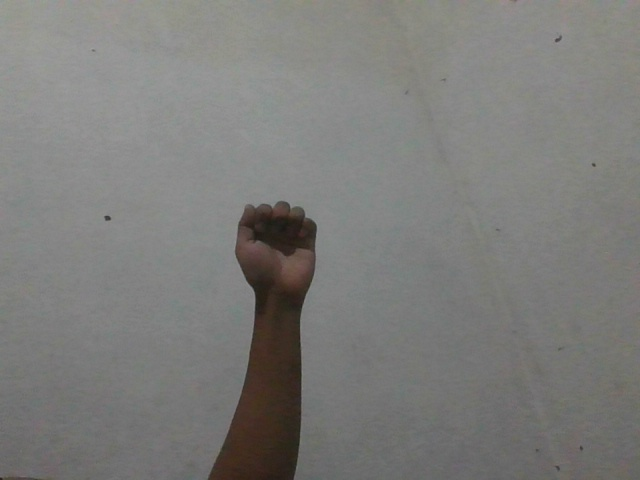
#> input picture dataset/0/gesture_0_20250521_040949_916399.jpg, 640 x 480 px; its folder holds only this picture in this run
$ python finger_counter.py
#> lines starting #> are read from the running program, lines starting #| are printed output that depends on the picture; after the words box and inside, x2 and y2 are one past the last pixel; in counts of white or black regions, pixels touching at a corner belong together; long printed decimals are rounded
# Import library yang dibutuhkan
import cv2
import numpy as np
import os
import pandas as pd
from datetime import datetime

class FeatureExtractor:
    def __init__(self):
        # Set base path untuk dataset
        self.base_path = os.path.join(os.path.dirname(os.path.dirname(os.path.abspath(__file__))), "dataset")

        # Set path untuk menyimpan hasil
        self.output_path = os.path.join(os.path.dirname(os.path.dirname(os.path.abspath(__file__))), "processed_data")
        if not os.path.exists(self.output_path):
            os.makedirs(self.output_path)

        # Buat folder untuk gambar preprocessing
        self.preprocess_path = os.path.join(self.output_path, "preprocessed_images")
        if not os.path.exists(self.preprocess_path):
            os.makedirs(self.preprocess_path)

        # Parameter untuk pemrosesan gambar
        self.image_size = (224, 224)  # Ukuran standar untuk normalisasi
        self.blur_value = 15
        self.threshold_value = 200  # 127 Nilai threshold yang lebih tinggi untuk mengatasi bayangan

        # Validasi folder dataset
        if not os.path.exists(self.base_path):
            raise IOError("Folder dataset tidak ditemukan")

        # List untuk menyimpan hasil ekstraksi fitur
        self.features_data = []

    # fungsi untuk mengolah gambar ketika ada putih yang muncul tapi di sekitarnya tidak ada putih lainnya maka di buat hitam
    # tujuannya untuk mengurangi noise pada gambar,  sehingga hanya bagian tangan yang terlihat
    # nanti akan di panggil setelah adaptive threshold
    def remove_noise(self, thresh):
        """Hapus noise kecil pada gambar threshold"""
        # Temukan kontur
        contours, _ = cv2.findContours(thresh, cv2.RETR_EXTERNAL, cv2.CHAIN_APPROX_SIMPLE)

        # Buat mask untuk menghapus noise
        mask = np.zeros_like(thresh)

        # Tentukan area minimum untuk kontur yang valid
        min_area = 75

        # Filter kontur berdasarkan area dan gambar hanya kontur besar pada mask
        for contour in contours:
            area = cv2.contourArea(contour)
            if area > min_area:
                cv2.drawContours(mask, [contour], 0, 255, -1)

        # Kembalikan hasil dengan hanya kontur yang valid
        return mask

    # Fungsi untuk preprocessing gambar resize, grayscale, blur, dan adaptive threshold
    def detect_wrist_and_crop(self, cleaned):
        """Deteksi pergelangan tangan dan crop gambar dari pergelangan ke ujung jari
           Menganggap semua piksel putih sebagai bagian dari tangan"""
        # Cari semua piksel putih dalam gambar
        white_pixels = np.where(cleaned == 255)

        # Jika tidak ada piksel putih, kembalikan gambar asli
        if len(white_pixels[0]) == 0:
            return cleaned

        # Temukan batas atas (ujung jari) dan batas bawah (pergelangan tangan)
        highest_y = np.min(white_pixels[0])  # Nilai y terkecil (ujung jari)
        lowest_y = np.max(white_pixels[0])   # Nilai y terbesar (pergelangan tangan)

        # Tambahkan sedikit padding
        padding = 10
        highest_y = max(0, highest_y - padding)
        lowest_y = min(cleaned.shape[0] - 1, lowest_y + padding)

        # Buat gambar hasil crop dari pergelangan ke ujung jari
        # Crop berdasarkan koordinat y saja, pertahankan lebar penuh
        cropped = cleaned[highest_y:lowest_y + 1, 0:cleaned.shape[1]]

        return cropped

    # [45 lines left out: function detect_wrist_horizontal, not called in this run]

    def preprocess_image(self, frame):
        """Preprocessing gambar: resize, grayscale, threshold"""
        # Resize gambar
        frame = cv2.resize(frame, self.image_size)

        # Konversi ke grayscale
        gray = cv2.cvtColor(frame, cv2.COLOR_BGR2GRAY)

        # Aplikasikan blur untuk mengurangi noise
        blur = cv2.GaussianBlur(gray, (self.blur_value, self.blur_value), 0) # 0 untuk

        # Aplikasikan adaptive threshold untuk mengatasi masalah pencahayaan
        thresh = cv2.adaptiveThreshold(
            blur,
            255,
            cv2.ADAPTIVE_THRESH_MEAN_C,
            cv2.THRESH_BINARY_INV,
            11,  # Block size
            6    # Constant subtracted from mean
        )

        # Hapus noise kecil
        cleaned = self.remove_noise(thresh)

        # Deteksi pergelangan tangan dan crop gambar secara vertikal (tinggi)
        cropped_upperlimb = self.detect_wrist_and_crop(cleaned)

        # Deteksi pergelangan tangan secara horizontal (lebar) dan crop lagi
        cropped_hand = self.detect_wrist_horizontal(cropped_upperlimb)

        return cropped_hand

    # Fungsi untuk ekstrak fitur dari gambar cropped hand
    def get_features(self, thresh):
        """Ekstrak fitur dari gambar cropped hand secara manual tanpa cv2 atau np"""
        try:
            # Memastikan gambar tidak kosong
            if thresh is None or len(thresh) == 0:
                return None, None, [0, 0, 0, 0, 0, 0]

            # Fitur-fitur yang akan diekstrak
            features = []

            # Dapatkan dimensi gambar
            height, width = thresh.shape if hasattr(thresh, 'shape') else (len(thresh), len(thresh[0]))

            # Mencari semua piksel putih
            white_pixels = []
            for y in range(height):
                for x in range(width):
                    if thresh[y][x] == 255:  # Piksel putih
                        white_pixels.append((x, y))

            # Jika tidak ada piksel putih, kembalikan nilai default
            if not white_pixels:
                return None, None, [0, 0, 0, 0, 0, 0]

            # 1. Estimasi jumlah jari berdasarkan clustering piksel
            n_fingers = self.estimate_fingers_count(white_pixels, height, width)
            features.append(n_fingers)

            # 2. Hitung rasio area: tinggi vs lebar dari bounding box
            min_x, max_x, min_y, max_y = self.find_bounding_box(white_pixels)
            box_width = max_x - min_x + 1
            box_height = max_y - min_y + 1

            # Aspect ratio: lebar/tinggi
            aspect_ratio = float(box_width) / box_height if box_height > 0 else 0
            features.append(aspect_ratio)

            # 3. Hitung rasio area
            convex_hull = self.create_simple_convex_hull(white_pixels)
            hull_area = self.calculate_polygon_area(convex_hull)
            hand_area = len(white_pixels)

            # Rasio area: piksel tangan / area convex hull
            area_ratio = hand_area / hull_area if hull_area > 0 else 0
            features.append(area_ratio)

            # 4 & 5. Mean distance dan standar deviasi
            mean_distance, std_dev, density = self.calculate_pixel_distribution(white_pixels, height, width)
            features.append(mean_distance)
            features.append(std_dev)

            # 6. Kepadatan piksel
            features.append(density)


            # Buat representasi kontur dan hull untuk visualisasi
            visual_contour = self.create_visual_contour(white_pixels)
            visual_hull = self.create_visual_contour(convex_hull)

            return visual_contour, visual_hull, features

        except Exception as e:
            print(f"Error dalam ekstraksi fitur manual: {str(e)}")
            import traceback
            traceback.print_exc()
            return None, None, [0, 0, 0, 0, 0, 0]

    # Fungsi untuk menyimpan gambar debug dengan visualisasi
    def save_debug_image(self, original, thresh, contour, hull, features, label, filename):
        """Simpan gambar debug dengan visualisasi"""
        try:
            # Resize dan konversi semua gambar ke BGR (3 channel) dengan ukuran yang sama
            original_resized = cv2.resize(original, self.image_size)

            # Konversi grayscale ke BGR untuk visualisasi
            original_gray = cv2.cvtColor(original_resized, cv2.COLOR_BGR2GRAY)
            original_gray_bgr = cv2.cvtColor(original_gray, cv2.COLOR_GRAY2BGR)

            # Proses blur
            original_blur = cv2.GaussianBlur(original_gray, (self.blur_value, self.blur_value), 0)
            original_blur_bgr = cv2.cvtColor(original_blur, cv2.COLOR_GRAY2BGR)

            # Proses threshold
            original_thresh = cv2.adaptiveThreshold(
                original_blur,
                255,
                cv2.ADAPTIVE_THRESH_MEAN_C,
                cv2.THRESH_BINARY_INV,
                11,  # Block size
                6    # Constant subtracted from mean
            )
            original_thresh_bgr = cv2.cvtColor(original_thresh, cv2.COLOR_GRAY2BGR)

            # Aplikasikan remove noise
            cleaned_thresh = self.remove_noise(original_thresh)
            cleaned_thresh_bgr = cv2.cvtColor(cleaned_thresh, cv2.COLOR_GRAY2BGR)

            # Aplikasikan crop tangan vertikal (tinggi)
            cropped_upperlimb = self.detect_wrist_and_crop(cleaned_thresh)
            # Resize kembali agar sesuai dengan ukuran gambar lain untuk visualisasi
            cropped_upperlimb_resized = cv2.resize(cropped_upperlimb, self.image_size)
            cropped_upperlimb_bgr = cv2.cvtColor(cropped_upperlimb_resized, cv2.COLOR_GRAY2BGR)

            # Aplikasikan crop tangan horizontal (lebar)
            cropped_hand = self.detect_wrist_horizontal(cropped_upperlimb)
            # Resize kembali agar sesuai dengan ukuran gambar lain untuk visualisasi
            cropped_hand_resized = cv2.resize(cropped_hand, self.image_size)
            cropped_hand_bgr = cv2.cvtColor(cropped_hand_resized, cv2.COLOR_GRAY2BGR)

            # Buat debug image dengan kontur
            # Pastikan semua gambar memiliki ukuran yang sama
            thresh_resized = cv2.resize(thresh, self.image_size)
            debug = cv2.cvtColor(thresh_resized, cv2.COLOR_GRAY2BGR)

            if contour is not None and hull is not None:
                # Skalakan kontur ke ukuran gambar baru
                scale_x = self.image_size[0] / float(thresh.shape[1])
                scale_y = self.image_size[1] / float(thresh.shape[0])

                # Skalakan kontur
                scaled_contour = np.array([[[int(pt[0][0] * scale_x), int(pt[0][1] * scale_y)]] for pt in contour])
                scaled_hull = np.array([[[int(pt[0][0] * scale_x), int(pt[0][1] * scale_y)]] for pt in hull])

                cv2.drawContours(debug, [scaled_contour], -1, (0, 255, 0), 2)
                cv2.drawContours(debug, [scaled_hull], -1, (0, 0, 255), 2)

            # Gabungkan semua gambar
            top_row = np.hstack((
                original_resized,      # Gambar resized asli
                original_gray_bgr,     # Hasil grayscale
                original_blur_bgr,     # Hasil blur
                original_thresh_bgr,   # Hasil threshold
                cleaned_thresh_bgr,    # Hasil penghapusan noise
                cropped_upperlimb_bgr, # Hasil crop vertikal (tinggi)
                cropped_hand_bgr,      # Hasil crop horizontal (lebar)
                debug                  # Hasil final dengan kontur
            ))

            # Tambahkan label dan informasi
            # Posisikan teks di gambar asli
            cv2.putText(top_row, f'Original', (10, 20),
                    cv2.FONT_HERSHEY_SIMPLEX, 0.5, (255, 255, 255), 1)

            # Posisikan teks di gambar grayscale
            x_offset = self.image_size[0]
            cv2.putText(top_row, f'Grayscale', (x_offset + 10, 20),
                    cv2.FONT_HERSHEY_SIMPLEX, 0.5, (255, 255, 255), 1)

            # Posisikan teks di gambar blur
            x_offset = self.image_size[0] * 2
            cv2.putText(top_row, f'Blur', (x_offset + 10, 20),
                    cv2.FONT_HERSHEY_SIMPLEX, 0.5, (255, 255, 255), 1)

            # Posisikan teks di gambar threshold
            x_offset = self.image_size[0] * 3
            cv2.putText(top_row, f'Threshold', (x_offset + 10, 20),
                    cv2.FONT_HERSHEY_SIMPLEX, 0.5, (255, 255, 255), 1)

            # Posisikan teks di gambar cleaned threshold
            x_offset = self.image_size[0] * 4
            cv2.putText(top_row, f'Noise Removed', (x_offset + 10, 20),
                    cv2.FONT_HERSHEY_SIMPLEX, 0.5, (255, 255, 255), 1)

            # Posisikan teks di gambar upper limb cropped
            x_offset = self.image_size[0] * 5
            cv2.putText(top_row, f'Upper Limb Crop', (x_offset + 10, 20),
                    cv2.FONT_HERSHEY_SIMPLEX, 0.5, (255, 255, 255), 1)

            # Posisikan teks di gambar hand cropped
            x_offset = self.image_size[0] * 6
            cv2.putText(top_row, f'Hand Cropped', (x_offset + 10, 20),
                    cv2.FONT_HERSHEY_SIMPLEX, 0.5, (255, 255, 255), 1)

            # Posisikan teks di gambar debug
            x_offset = self.image_size[0] * 7
            cv2.putText(top_row, f'Contours', (x_offset + 10, 20),
                    cv2.FONT_HERSHEY_SIMPLEX, 0.5, (255, 255, 255), 1)

            # Tambahkan informasi label dan fitur dalam format yang lebih kompak
            feature_names = ['n_fingers', 'aspect_ratio', 'area_ratio', 'mean_dist', 'std_dev', 'density']

            # Buat panel informasi dengan tinggi tetap 150px (tidak terlalu tinggi)
            feature_info = np.zeros((150, top_row.shape[1], 3), dtype=np.uint8)

            # Tambahkan judul di tengah atas
            title_text = f'Label: {label}'
            title_size = cv2.getTextSize(title_text, cv2.FONT_HERSHEY_SIMPLEX, 0.9, 2)[0]
            title_x = (feature_info.shape[1] - title_size[0]) // 2  # Posisi tengah
            cv2.putText(feature_info, title_text, (title_x, 30),
                    cv2.FONT_HERSHEY_SIMPLEX, 0.9, (255, 255, 255), 2)

            # Bagi informasi fitur menjadi 3 kolom
            col_width = feature_info.shape[1] // 3

            # Kolom 1: fitur 0-1
            for i in range(2):
                if i < len(features):
                    name, feat = feature_names[i], features[i]
                    cv2.putText(feature_info, f'{name}: {feat:.3f}', (50, 70 + i*25),
                            cv2.FONT_HERSHEY_SIMPLEX, 0.7, (255, 255, 255), 1)

            # Kolom 2: fitur 2-3
            for i in range(2):
                idx = i + 2
                if idx < len(features):
                    name, feat = feature_names[idx], features[idx]
                    cv2.putText(feature_info, f'{name}: {feat:.3f}', (col_width + 50, 70 + i*25),
                            cv2.FONT_HERSHEY_SIMPLEX, 0.7, (255, 255, 255), 1)

            # Kolom 3: fitur 4-5
            for i in range(2):
                idx = i + 4
                if idx < len(features):
                    name, feat = feature_names[idx], features[idx]
                    cv2.putText(feature_info, f'{name}: {feat:.3f}', (2*col_width + 50, 70 + i*25),
                            cv2.FONT_HERSHEY_SIMPLEX, 0.7, (255, 255, 255), 1)

            # Gabungkan gambar dengan informasi fitur (tanpa resize yang bisa menyebabkan stretch)
            final_image = np.vstack((top_row, feature_info))

            # Simpan gambar hasil
            output_filename = os.path.join(self.preprocess_path, f'debug_{filename}')
            cv2.imwrite(output_filename, final_image)

        except Exception as e:
            print(f"Error dalam menyimpan gambar debug: {str(e)}")
            import traceback
            traceback.print_exc()  # Debug lebih detail

    def process_dataset(self):
        """Proses seluruh dataset dan ekstrak fitur"""
        print("\n=== Ekstraksi Fitur Dataset ===")
        print("Processing...")

        # Iterasi setiap folder (label)
        for label in range(6):
            folder_path = os.path.join(self.base_path, str(label))
            print(f"\nMemproses folder {label}...")

            # Proses setiap gambar
            image_files = [f for f in os.listdir(folder_path)
                          if f.endswith(('.jpg', '.jpeg', '.png'))]

            for img_file in image_files:
                img_path = os.path.join(folder_path, img_file)

                # Baca dan proses gambar
                frame = cv2.imread(img_path)
#> frame is the input picture: shape (480, 640, 3); mean B, G, R 121.8, 124.3, 124.6
                if frame is None:
                    print(f"Tidak dapat membaca: {img_file}")
                    continue

                # Preprocessing
                thresh = self.preprocess_image(frame)
#> in preprocess_image, `blur = cv2.GaussianBlur(gray, (self.blur_value, self.blur_value), 0)`:
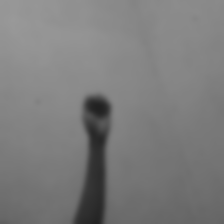
#> blur: shape (224, 224); min 33, max 153, mean 124
#> in preprocess_image, `thresh = cv2.adaptiveThreshold( blur, 255, cv2.ADAPTIVE_THRESH_MEAN_C,..`:
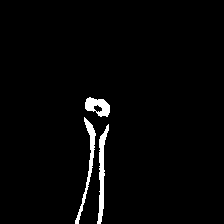
#> thresh: shape (224, 224); 2.4% white; 3 white regions
#> in remove_noise, `contours, _ = cv2.findContours(thresh, cv2.RETR_EXTERNAL, cv2.CHAIN_AP..`: contours = 3 contours; box (x1, y1, x2, y2) and area: (97, 124, 109, 224) 364, (85, 97, 110, 117) 312, (75, 117, 96, 224) 310
#> the loop in remove_noise, `for contour in contours:` made 3 passes
#> area on passes 1 to 3: 363.5, 309.5, 312.5
#> in detect_wrist_and_crop, `white_pixels = np.where(cleaned == 255)`: white_pixels = 1230 positions, rows 97 to 223, columns 75 to 109
#> in detect_wrist_and_crop, `highest_y = np.min(white_pixels[0])`: highest_y = 97
#> in detect_wrist_and_crop, `lowest_y = np.max(white_pixels[0])`: lowest_y = 223
#> in detect_wrist_and_crop, `highest_y = max(0, highest_y - padding)`: highest_y = 87
#> in detect_wrist_and_crop, `cropped = cleaned[highest_y:lowest_y + 1, 0:cleaned.shape[1]]`:
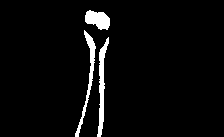
#> cropped: shape (137, 224); 4% white; 3 white regions, box (x1, y1, x2, y2) and area: (97, 37, 109, 137) 465, (75, 30, 96, 137) 418, (85, 10, 110, 30) 347
#> the loop in detect_wrist_horizontal, `for y in range(height):` made 137 passes
#> after the loop in detect_wrist_horizontal, `for y in range(height):`: min_distance = 1; wrist_y = 10
#> in detect_wrist_horizontal, `padding_rows = cropped[wrist_y + 1:min(wrist_y + padding + 1, height),..`:
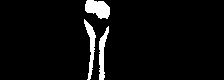
#> padding_rows: shape (80, 224); 4.9% white; 3 white regions, box (x1, y1, x2, y2) and area: (85, 0, 110, 19) 345, (84, 19, 96, 80) 276, (99, 26, 109, 80) 260
#> in detect_wrist_horizontal, `hand_crop = np.vstack((hand_crop, padding_rows))`:
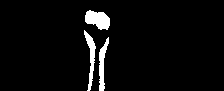
#> hand_crop: shape (91, 224); 4.3% white; 3 white regions, box (x1, y1, x2, y2) and area: (85, 10, 110, 30) 347, (84, 30, 96, 91) 276, (99, 37, 109, 91) 260

                # Ekstrak fitur
                contour, hull, features = self.get_features(thresh)
#> in get_features, `height, width = thresh.shape if hasattr(thresh, 'shape') else (len(thr..`: height = 91; width = 224
#> the loop in find_bounding_box, `for x, y in white_pixels:` made 883 passes
#> the loop in calculate_polygon_area, `for i in range(len(vertices)):` made 25 passes
#| Sum X: 85301, Sum Y: 39148, N Pixels: 883
#| Image Size: 224x91
#| Centroid: (96.604, 44.335)
#> the loop in calculate_pixel_distribution, `for x, y in white_pixels:` made 883 passes
#> the loop in create_visual_contour, `for x, y in points:` made 883 passes
#> the loop in create_visual_contour (call 2), `for x, y in points:` made 25 passes

                # Simpan gambar debug
                self.save_debug_image(frame, thresh, contour, hull, features,
                                    label, img_file)
#> the loop in remove_noise (call 2), `for contour in contours:` made 3 passes
#> in save_debug_image, `cv2.drawContours(debug, [scaled_hull], -1, (0, 0, 255), 2)`:
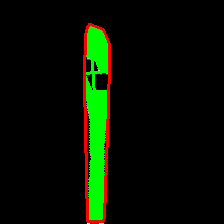
#> debug: shape (224, 224, 3); mean B, G, R 0.1, 15.4, 6.5
#> in save_debug_image, `cv2.putText(top_row, f'Hand Cropped', (x_offset + 10, 20), cv2.FONT_HE..`:
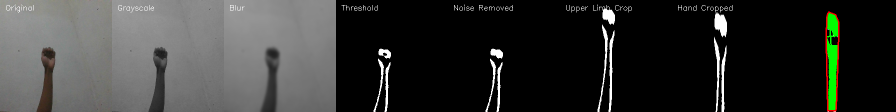
#> top_row: shape (224, 1792, 3) (shown at 1/2 size); mean B, G, R 51.2, 53.4, 52.3
#> (the rest of the program and of its run is left out)
